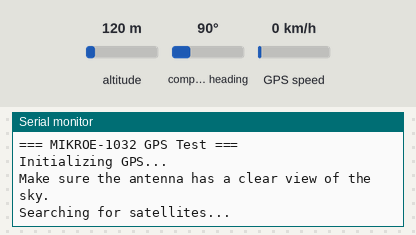
Recording of a sketch running on a simulated Arduino Uno, built with avr-gcc and run on an emulated ATmega328P. Parts: the last lines printed to the serial monitor. The inputs (shaded band) are chosen by the test bench; at power-on: altitude 120 m, GPS speed 0 km/h, compass heading 90°. The GPS gets a fix after 3 s at 37.7749, -122.4194 with 8 satellites.

Above: at 1.2 s.
1.3 s: altitude set to 20 m
At 5.3 s:
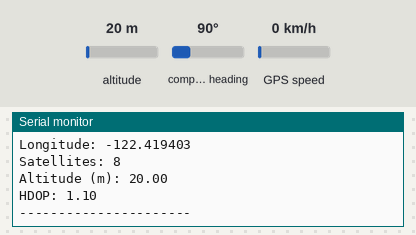
5.4 s: GPS speed set to 30 km/h
9.5 s: altitude set to 250 m
At 11.0 s:
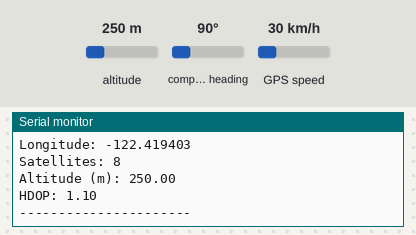

Measured:
- after the input at 1.3 s, the serial monitor: prints a new line after 2.8 s (image 1)
- after the input at 9.5 s, the serial monitor: prints a new line after 0.79 s (image 2)

The sketch:

GPS_TEST_Elegoo.ino
```cpp
#include <SoftwareSerial.h>
#include <TinyGPSPlus.h>

// === Pin connections ===
// GPS TX -> Arduino D4
// (GPS RX -> Arduino D3 is optional)
// VCC -> 3.3V or 5V (check board label)
// GND -> GND

SoftwareSerial gpsSerial(4, 3); // RX = 4, TX = 3
TinyGPSPlus gps;

unsigned long lastPrint = 0;
bool hasFix = false;

void setup() {
  Serial.begin(9600);
  gpsSerial.begin(9600);
  Serial.println(F("=== MIKROE-1032 GPS Test ==="));
  Serial.println(F("Initializing GPS..."));
  Serial.println(F("Make sure the antenna has a clear view of the sky.\n"));
}

void loop() {
  // Feed data from GPS into TinyGPS++
  while (gpsSerial.available()) {
    gps.encode(gpsSerial.read());
  }

  // Print update every second
  if (millis() - lastPrint > 1000) {
    lastPrint = millis();

    // Check fix status
    if (gps.location.isValid() && gps.satellites.value() > 0) {
      if (!hasFix) {
        Serial.println(F("\n✅ GPS Fix Acquired!\n"));
        hasFix = true;
      }

      Serial.println(F("------ GPS Data ------"));
      Serial.print(F("Latitude:  "));
      Serial.println(gps.location.lat(), 6);
      Serial.print(F("Longitude: "));
      Serial.println(gps.location.lng(), 6);
      Serial.print(F("Satellites: "));
      Serial.println(gps.satellites.value());
      Serial.print(F("Altitude (m): "));
      Serial.println(gps.altitude.meters());
      Serial.print(F("HDOP: "));
      Serial.println(gps.hdop.hdop());
      Serial.println(F("----------------------\n"));
    }
    else {
      if (!hasFix) {
        Serial.println(F("Searching for satellites..."));
      } else {
        Serial.println(F("⚠️ Lost GPS fix — reacquiring..."));
        hasFix = false;
      }
    }
  }
}
```
